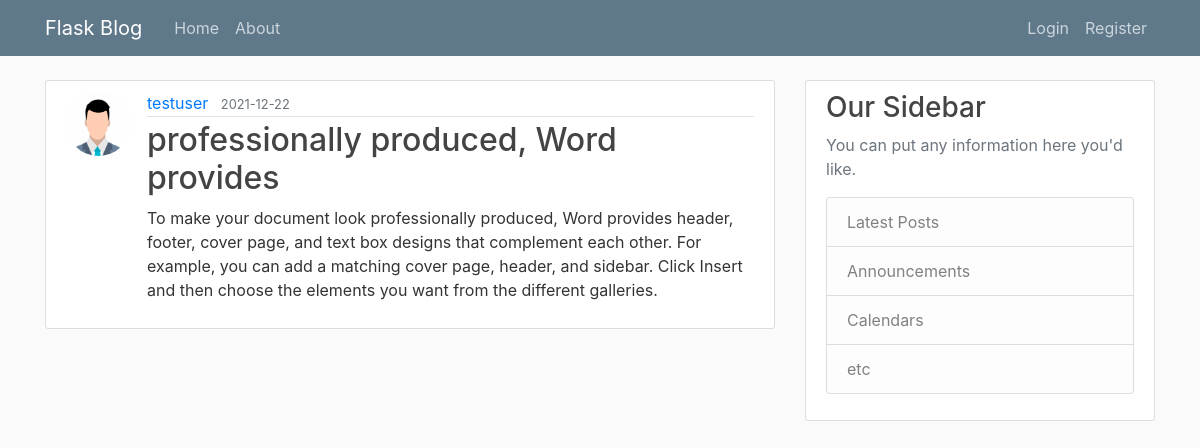
/post/15, run on the app's committed database.
### blog/models.py (models this page shows, shortened)
class User(db.Model, UserMixin):
    id = db.Column(db.Integer, primary_key=True)
    username = db.Column(db.String(20),
                         unique=True,
                         nullable=False)
    email = db.Column(db.String(120),
                      unique=True,
                      nullable=False)
    image_file = db.Column(db.String(20),
                           nullable=False,
                           default='default.jpg')
    password = db.Column(db.String(60),
                         nullable=False)
    posts = db.relationship('Post', backref='author', lazy=True)

class Post(db.Model):
    id = db.Column(db.Integer, primary_key=True)
    title = db.Column(db.String(100),
                      nullable=False)
    date = db.Column(db.DateTime, nullable=False, default=datetime.utcnow)
    content = db.Column(db.Text,
                        nullable=False)
    user_id = db.Column(db.Integer, db.ForeignKey('user.id'), nullable=False)

### blog/posts/routes.py (the view)
@posts.route("/post/<int:post_id>")
def post(post_id):
    post = Post.query.get_or_404(post_id)
    return render_template('post.html', title='post.title', post=post)

### blog/templates/post.html (shortened to what this page needs)
{% extends 'base.html' %}
{% block content %}
    <article class="media content-section">
        <img src="{{ url_for('static', filename='profile/'+ post.author.image_file) }}" class="rounded-circle article-img" alt="">
        <div class="media-body">
        <div class="article-metadata">
            <a class="mr-2" href="{{ url_for('users.user_posts', username=post.author.username) }}">{{ post.author.username }}</a>
            <small class="text-muted">{{ post.date.strftime('%Y-%m-%d') }}</small>
        </div>
        <h2 class="article-title">{{ post.title }}</h2>
        <p class="article-content">{{ post.content }}</p>
        </div>
    </article>
{% endblock %}

### blog/static/main.css (style rules this page uses)
body { background: #fafafa; color: #333333; margin-top: 5rem; }
h1, h2, h3, h4, h5, h6 { color: #444444; }
.content-section { background: #ffffff; padding: 10px 20px; border: 1px solid #dddddd; border-radius: 3px; margin-bottom: 20px; }
.article-title { color: #444444; }
.article-content { white-space: pre-line; }
.article-img { height: 65px; width: 65px; margin-right: 16px; }
.article-metadata { padding-bottom: 1px; margin-bottom: 4px; border-bottom: 1px solid #e3e3e3 }

### data on the page
User: image_file (placeholder picture), author.username "testuser"
Post: date "2021-12-22", title "professionally produced, Word provides", content "To make your document look professionally produced, Word provides header, footer, cover page, and text box designs that complement each other. For example, you can add a matching cover page, header, and sidebar. Click Insert and then choose the elements you want from the different galleries."
